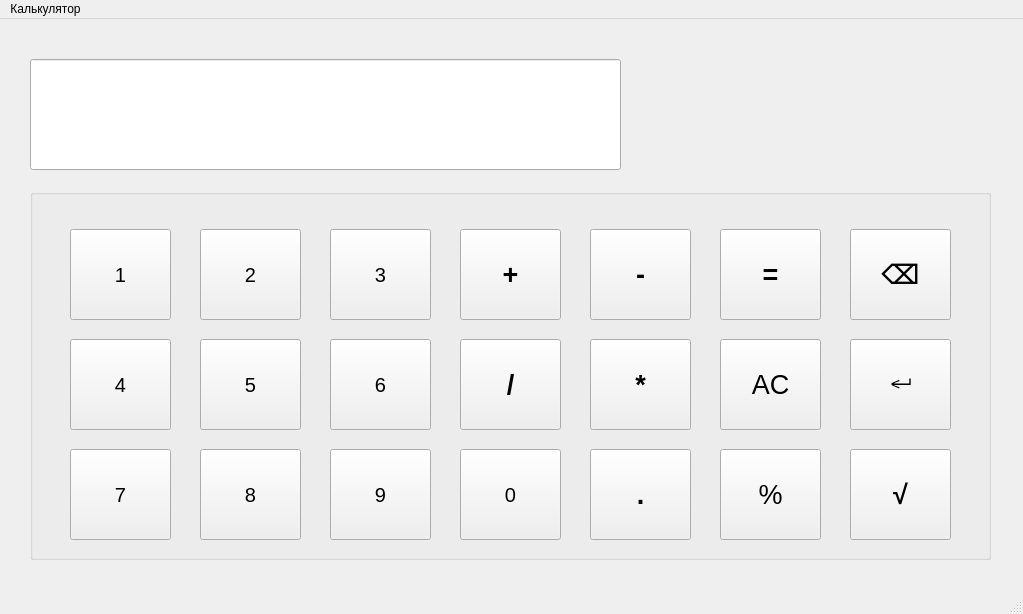
<?xml version="1.0" encoding="UTF-8"?>
<ui version="4.0">
 <class>MainWindow</class>
 <widget class="QMainWindow" name="MainWindow">
  <property name="geometry">
   <rect>
    <x>0</x>
    <y>0</y>
    <width>1023</width>
    <height>614</height>
   </rect>
  </property>
  <property name="windowTitle">
   <string>MainWindow</string>
  </property>
  <widget class="QWidget" name="centralwidget">
   <widget class="QLabel" name="result">
    <property name="geometry">
     <rect>
      <x>640</x>
      <y>40</y>
      <width>341</width>
      <height>111</height>
     </rect>
    </property>
    <property name="font">
     <font>
      <pointsize>30</pointsize>
      <bold>true</bold>
     </font>
    </property>
    <property name="text">
     <string/>
    </property>
    <property name="alignment">
     <set>Qt::AlignmentFlag::AlignCenter</set>
    </property>
   </widget>
   <widget class="QLineEdit" name="screen">
    <property name="geometry">
     <rect>
      <x>30</x>
      <y>40</y>
      <width>591</width>
      <height>111</height>
     </rect>
    </property>
    <property name="font">
     <font>
      <pointsize>30</pointsize>
      <bold>false</bold>
     </font>
    </property>
    <property name="text">
     <string/>
    </property>
    <property name="echoMode">
     <enum>QLineEdit::EchoMode::Normal</enum>
    </property>
    <property name="alignment">
     <set>Qt::AlignmentFlag::AlignCenter</set>
    </property>
   </widget>
   <widget class="QGroupBox" name="groupBox">
    <property name="geometry">
     <rect>
      <x>30</x>
      <y>170</y>
      <width>961</width>
      <height>371</height>
     </rect>
    </property>
    <property name="title">
     <string/>
    </property>
    <widget class="QPushButton" name="btn7">
     <property name="geometry">
      <rect>
       <x>40</x>
       <y>260</y>
       <width>101</width>
       <height>91</height>
      </rect>
     </property>
     <property name="font">
      <font>
       <pointsize>15</pointsize>
      </font>
     </property>
     <property name="text">
      <string>7</string>
     </property>
    </widget>
    <widget class="QPushButton" name="btn2">
     <property name="geometry">
      <rect>
       <x>170</x>
       <y>40</y>
       <width>101</width>
       <height>91</height>
      </rect>
     </property>
     <property name="font">
      <font>
       <pointsize>15</pointsize>
      </font>
     </property>
     <property name="text">
      <string>2</string>
     </property>
    </widget>
    <widget class="QPushButton" name="btn5">
     <property name="geometry">
      <rect>
       <x>170</x>
       <y>150</y>
       <width>101</width>
       <height>91</height>
      </rect>
     </property>
     <property name="font">
      <font>
       <pointsize>15</pointsize>
      </font>
     </property>
     <property name="text">
      <string>5</string>
     </property>
    </widget>
    <widget class="QPushButton" name="btn0">
     <property name="geometry">
      <rect>
       <x>430</x>
       <y>260</y>
       <width>101</width>
       <height>91</height>
      </rect>
     </property>
     <property name="font">
      <font>
       <pointsize>15</pointsize>
      </font>
     </property>
     <property name="text">
      <string>0</string>
     </property>
    </widget>
    <widget class="QPushButton" name="btn8">
     <property name="geometry">
      <rect>
       <x>170</x>
       <y>260</y>
       <width>101</width>
       <height>91</height>
      </rect>
     </property>
     <property name="font">
      <font>
       <pointsize>15</pointsize>
      </font>
     </property>
     <property name="text">
      <string>8</string>
     </property>
    </widget>
    <widget class="QPushButton" name="btn1">
     <property name="geometry">
      <rect>
       <x>40</x>
       <y>40</y>
       <width>101</width>
       <height>91</height>
      </rect>
     </property>
     <property name="font">
      <font>
       <pointsize>15</pointsize>
      </font>
     </property>
     <property name="text">
      <string>1</string>
     </property>
    </widget>
    <widget class="QPushButton" name="btn6">
     <property name="geometry">
      <rect>
       <x>300</x>
       <y>150</y>
       <width>101</width>
       <height>91</height>
      </rect>
     </property>
     <property name="font">
      <font>
       <pointsize>15</pointsize>
      </font>
     </property>
     <property name="text">
      <string>6</string>
     </property>
    </widget>
    <widget class="QPushButton" name="btn9">
     <property name="geometry">
      <rect>
       <x>300</x>
       <y>260</y>
       <width>101</width>
       <height>91</height>
      </rect>
     </property>
     <property name="font">
      <font>
       <pointsize>15</pointsize>
      </font>
     </property>
     <property name="text">
      <string>9</string>
     </property>
    </widget>
    <widget class="QPushButton" name="btn3">
     <property name="geometry">
      <rect>
       <x>300</x>
       <y>40</y>
       <width>101</width>
       <height>91</height>
      </rect>
     </property>
     <property name="font">
      <font>
       <pointsize>15</pointsize>
      </font>
     </property>
     <property name="text">
      <string>3</string>
     </property>
    </widget>
    <widget class="QPushButton" name="btn4">
     <property name="geometry">
      <rect>
       <x>40</x>
       <y>150</y>
       <width>101</width>
       <height>91</height>
      </rect>
     </property>
     <property name="font">
      <font>
       <pointsize>15</pointsize>
      </font>
     </property>
     <property name="text">
      <string>4</string>
     </property>
    </widget>
    <widget class="QPushButton" name="clear_btn">
     <property name="geometry">
      <rect>
       <x>690</x>
       <y>150</y>
       <width>101</width>
       <height>91</height>
      </rect>
     </property>
     <property name="font">
      <font>
       <pointsize>20</pointsize>
       <italic>false</italic>
       <bold>false</bold>
      </font>
     </property>
     <property name="cursor">
      <cursorShape>BusyCursor</cursorShape>
     </property>
     <property name="contextMenuPolicy">
      <enum>Qt::ContextMenuPolicy::CustomContextMenu</enum>
     </property>
     <property name="autoFillBackground">
      <bool>false</bool>
     </property>
     <property name="text">
      <string>AC</string>
     </property>
     <property name="autoRepeat">
      <bool>false</bool>
     </property>
     <property name="autoExclusive">
      <bool>false</bool>
     </property>
     <property name="flat">
      <bool>false</bool>
     </property>
    </widget>
    <widget class="QPushButton" name="plus_btn">
     <property name="geometry">
      <rect>
       <x>430</x>
       <y>40</y>
       <width>101</width>
       <height>91</height>
      </rect>
     </property>
     <property name="font">
      <font>
       <pointsize>20</pointsize>
       <bold>true</bold>
      </font>
     </property>
     <property name="autoFillBackground">
      <bool>true</bool>
     </property>
     <property name="text">
      <string>+</string>
     </property>
    </widget>
    <widget class="QPushButton" name="div_btn">
     <property name="geometry">
      <rect>
       <x>430</x>
       <y>150</y>
       <width>101</width>
       <height>91</height>
      </rect>
     </property>
     <property name="font">
      <font>
       <pointsize>20</pointsize>
       <bold>true</bold>
      </font>
     </property>
     <property name="text">
      <string>/</string>
     </property>
    </widget>
    <widget class="QPushButton" name="minus_btn">
     <property name="geometry">
      <rect>
       <x>560</x>
       <y>40</y>
       <width>101</width>
       <height>91</height>
      </rect>
     </property>
     <property name="font">
      <font>
       <pointsize>20</pointsize>
       <bold>true</bold>
      </font>
     </property>
     <property name="text">
      <string>-</string>
     </property>
    </widget>
    <widget class="QPushButton" name="umn_btn">
     <property name="geometry">
      <rect>
       <x>560</x>
       <y>150</y>
       <width>101</width>
       <height>91</height>
      </rect>
     </property>
     <property name="font">
      <font>
       <pointsize>20</pointsize>
       <bold>true</bold>
      </font>
     </property>
     <property name="text">
      <string>*</string>
     </property>
     <property name="autoDefault">
      <bool>false</bool>
     </property>
    </widget>
    <widget class="QPushButton" name="pushButton_6">
     <property name="geometry">
      <rect>
       <x>690</x>
       <y>40</y>
       <width>101</width>
       <height>91</height>
      </rect>
     </property>
     <property name="font">
      <font>
       <pointsize>20</pointsize>
       <bold>true</bold>
      </font>
     </property>
     <property name="text">
      <string>=</string>
     </property>
     <property name="autoDefault">
      <bool>false</bool>
     </property>
    </widget>
    <widget class="QPushButton" name="dot_btn">
     <property name="geometry">
      <rect>
       <x>560</x>
       <y>260</y>
       <width>101</width>
       <height>91</height>
      </rect>
     </property>
     <property name="font">
      <font>
       <pointsize>20</pointsize>
       <bold>true</bold>
      </font>
     </property>
     <property name="text">
      <string>.</string>
     </property>
     <property name="autoDefault">
      <bool>false</bool>
     </property>
    </widget>
    <widget class="QPushButton" name="percent_btn">
     <property name="geometry">
      <rect>
       <x>690</x>
       <y>260</y>
       <width>101</width>
       <height>91</height>
      </rect>
     </property>
     <property name="font">
      <font>
       <pointsize>20</pointsize>
       <italic>false</italic>
       <bold>false</bold>
      </font>
     </property>
     <property name="cursor">
      <cursorShape>BusyCursor</cursorShape>
     </property>
     <property name="contextMenuPolicy">
      <enum>Qt::ContextMenuPolicy::CustomContextMenu</enum>
     </property>
     <property name="autoFillBackground">
      <bool>false</bool>
     </property>
     <property name="text">
      <string>%</string>
     </property>
     <property name="autoRepeat">
      <bool>false</bool>
     </property>
     <property name="autoExclusive">
      <bool>false</bool>
     </property>
     <property name="flat">
      <bool>false</bool>
     </property>
    </widget>
    <widget class="QPushButton" name="del_btn">
     <property name="geometry">
      <rect>
       <x>820</x>
       <y>40</y>
       <width>101</width>
       <height>91</height>
      </rect>
     </property>
     <property name="font">
      <font>
       <pointsize>20</pointsize>
       <bold>true</bold>
      </font>
     </property>
     <property name="text">
      <string>⌫</string>
     </property>
     <property name="autoDefault">
      <bool>false</bool>
     </property>
    </widget>
    <widget class="QPushButton" name="enter_btn">
     <property name="geometry">
      <rect>
       <x>820</x>
       <y>150</y>
       <width>101</width>
       <height>91</height>
      </rect>
     </property>
     <property name="font">
      <font>
       <pointsize>20</pointsize>
       <bold>true</bold>
      </font>
     </property>
     <property name="text">
      <string>↵</string>
     </property>
     <property name="autoDefault">
      <bool>false</bool>
     </property>
    </widget>
    <widget class="QPushButton" name="sqrt_btn">
     <property name="geometry">
      <rect>
       <x>820</x>
       <y>260</y>
       <width>101</width>
       <height>91</height>
      </rect>
     </property>
     <property name="font">
      <font>
       <pointsize>20</pointsize>
       <bold>true</bold>
      </font>
     </property>
     <property name="text">
      <string>√</string>
     </property>
     <property name="autoDefault">
      <bool>false</bool>
     </property>
    </widget>
   </widget>
  </widget>
  <widget class="QMenuBar" name="menubar">
   <property name="geometry">
    <rect>
     <x>0</x>
     <y>0</y>
     <width>1023</width>
     <height>25</height>
    </rect>
   </property>
   <widget class="QMenu" name="menu">
    <property name="title">
     <string>Калькулятор</string>
    </property>
   </widget>
   <addaction name="menu"/>
  </widget>
  <widget class="QStatusBar" name="statusbar"/>
 </widget>
 <resources/>
 <connections/>
</ui>
